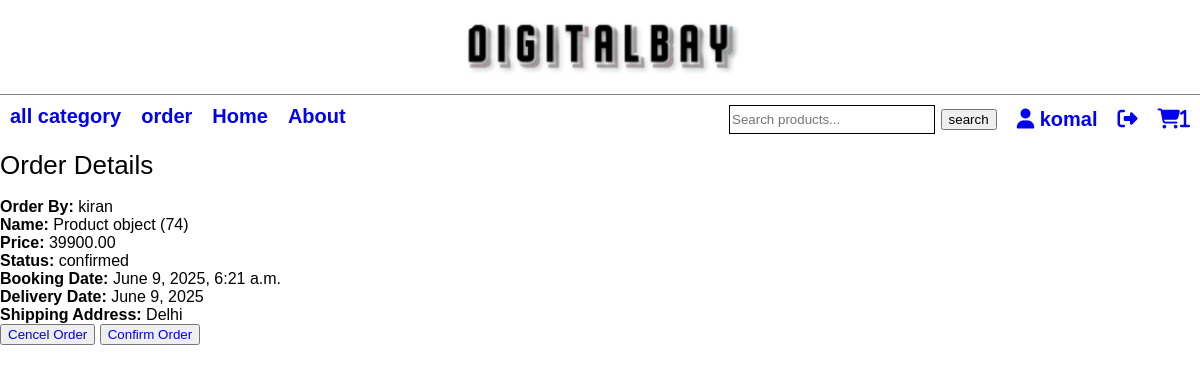
The app's page /order_detail/30/ (signed in) with its own data.
### app/models.py (models this page shows)
class Order(models.Model):
    STATUS = [
    ('pending', 'pending'),
    ('confirmed', 'confirmed'),
    ('cancelled', 'cancelled'),
    ]
    product = models.ForeignKey(Product, on_delete=models.CASCADE, null=True, blank=True)
    user = models.ForeignKey(User, on_delete=models.CASCADE)
    price = models.DecimalField(max_digits=10, decimal_places=2)
    quantity = models.IntegerField()
    booking_date = models.DateTimeField(auto_now_add=True)
    delivery_date = models.DateField(default=get_delivery_date)
    status = models.CharField(max_length=10, choices=STATUS, default='pending')
    shipping_address = models.TextField()
    cancel_reason = models.TextField(null=True, blank=True)

class Product(models.Model):
    user = models.ForeignKey(User,on_delete=models.CASCADE)
    cat = models.ForeignKey(Category, on_delete=models.CASCADE, null=True, blank=True)
    is_available = models.BooleanField(default=True)
    stock = models.IntegerField(default=100)
    category_name = models.TextField(null=True)
    links = models.TextField(blank=True, null=True)
    title = models.TextField(blank=True, null=True)
    price = models.TextField(blank=True, null=True)
    dis_price = models.TextField(blank=True, null=True)
    description = models.TextField(blank=True, null=True)
    image_list = models.TextField(blank=True, null=True)
    sales_package = models.TextField(db_column='Sales_Package', blank=True, null=True)  # Field name made lowercase.
    model_number = models.TextField(db_column='Model_Number', blank=True, null=True)  # Field name made lowercase.
    part_number = models.TextField(db_column='Part_Number', blank=True, null=True)  # Field name made lowercase.
    model_name = models.TextField(db_column='Model_Name', blank=True, null=True)  # Field name made lowercase.
    series = models.TextField(db_column='Series', blank=True, null=True)  # Field name made lowercase.
    color = models.TextField(db_column='Color', blank=True, null=True)  # Field name made lowercase.
    type = models.TextField(db_column='Type', blank=True, null=True)  # Field name made lowercase.
    suitable_for = models.TextField(db_column='Suitable_For', blank=True, null=True)  # Field name made lowercase.
    power_supply = models.TextField(db_column='Power_Supply', blank=True, null=True)  # Field name made lowercase.
    battery_cell = models.TextField(db_column='Battery_Cell', blank=True, null=True)  # Field name made lowercase.
    ms_office_provided = models.TextField(db_column='MS_Office_Provided', blank=True, null=True)  # Field name made lowercase.
    processor_brand = models.TextField(db_column='Processor_Brand', blank=True, null=True)  # Field name made lowercase.
    processor_name = models.TextField(db_column='Processor_Name', blank=True, null=True)  # Field name made lowercase.
    ssd = models.TextField(db_column='SSD', blank=True, null=True)  # Field name made lowercase.
    ssd_capacity = models.TextField(db_column='SSD_Capacity', blank=True, null=True)  # Field name made lowercase.
    ram = models.TextField(db_column='RAM', blank=True, null=True)  # Field name made lowercase.
    ram_type = models.TextField(db_column='RAM_Type', blank=True, null=True)  # Field name made lowercase.
    processor_variant = models.TextField(db_column='Processor_Variant', blank=True, null=True)  # Field name made lowercase.
    clock_speed = models.TextField(db_column='Clock_Speed', blank=True, null=True)  # Field name made lowercase.
    graphic_processor = models.TextField(db_column='Graphic_Processor', blank=True, null=True)  # Field name made lowercase.
    storage_type = models.TextField(db_column='Storage_Type', blank=True, null=True)  # Field name made lowercase.
    operating_system = models.TextField(db_column='Operating_System', blank=True, null=True)  # Field name made lowercase.
    usb_port = models.TextField(db_column='USB_Port', blank=True, null=True)  # Field name made lowercase.
    hdmi_port = models.TextField(db_column='HDMI_Port', blank=True, null=True)  # Field name made lowercase.
    touchscreen = models.TextField(db_column='Touchscreen', blank=True, null=True)  # Field name made lowercase.
    screen_size = models.TextField(db_column='Screen_Size', blank=True, null=True)  # Field name made lowercase.
    screen_resolution = models.TextField(db_column='Screen_Resolution', blank=True, null=True)  # Field name made lowercase.
    screen_type = models.TextField(db_column='Screen_Type', blank=True, null=True)  # Field name made lowercase.
    speakers = models.TextField(db_column='Speakers', blank=True, null=True)  # Field name made lowercase.
    internal_mic = models.TextField(db_column='Internal_Mic', blank=True, null=True)  # Field name made lowercase.
    wireless_lan = models.TextField(db_column='Wireless_LAN', blank=True, null=True)  # Field name made lowercase.
    bluetooth = models.TextField(db_column='Bluetooth', blank=True, null=True)  # Field name made lowercase.
    dimensions = models.TextField(db_column='Dimensions', blank=True, null=True)  # Field name made lowercase.
    weight = models.TextField(db_column='Weight', blank=True, null=True)  # Field name made lowercase.
    disk_drive = models.TextField(db_column='Disk_Drive', blank=True, null=True)  # Field name made lowercase.
    web_camera = models.TextField(db_column='Web_Camera', blank=True, null=True)  # Field name made lowercase.
    keyboard = models.TextField(db_column='Keyboard', blank=True, null=True)  # Field name made lowercase.
    backlit_keyboard = models.TextField(db_column='Backlit_Keyboard', blank=True, null=True)  # Field name made lowercase.
    warranty_summary = models.TextField(db_column='Warranty_Summary', blank=True, null=True)  # Field name made lowercase.
    warranty_service_type = models.TextField(db_column='Warranty_Service_Type', blank=True, null=True)  # Field name made lowercase.
    covered_in_warranty = models.TextField(db_column='Covered_in_Warranty', blank=True, null=True)  # Field name made lowercase.
    not_covered_in_warranty = models.TextField(db_column='Not_Covered_in_Warranty', blank=True, null=True)  # Field name made lowercase.
    emmc_storage_capacity = models.TextField(db_column='EMMC_Storage_Capacity', blank=True, null=True)  # Field name made lowercase.
    battery_backup = models.TextField(db_column='Battery_Backup', blank=True, null=True)  # Field name made lowercase.
    number_of_cores = models.TextField(db_column='Number_of_Cores', blank=True, null=True)  # Field name made lowercase.
    mic_in = models.TextField(db_column='Mic_In', blank=True, null=True)  # Field name made lowercase.
    sound_properties = models.TextField(db_column='Sound_Properties', blank=True, null=True)  # Field name made lowercase.
    pointer_device = models.TextField(db_column='Pointer_Device', blank=True, null=True)  # Field name made lowercase.
    included_software = models.TextField(db_column='Included_Software', blank=True, null=True)  # Field name made lowercase.
    additional_features = models.TextField(db_column='Additional_Features', blank=True, null=True)  # Field name made lowercase.
    domestic_warranty = models.TextField(db_column='Domestic_Warranty', blank=True, null=True)  # Field name made lowercase.
    expandable_memory = models.TextField(db_column='Expandable_Memory', blank=True, null=True)  # Field name made lowercase.
    processor_generation = models.TextField(db_column='Processor_Generation', blank=True, null=True)  # Field name made lowercase.
    finger_print_sensor = models.TextField(db_column='Finger_Print_Sensor', blank=True, null=True)  # Field name made lowercase.
    ram_frequency = models.TextField(db_column='RAM_Frequency', blank=True, null=True)  # Field name made lowercase.
    cache = models.TextField(db_column='Cache', blank=True, null=True)  # Field name made lowercase.
    multi_card_slot = models.TextField(db_column='Multi_Card_Slot', blank=True, null=True)  # Field name made lowercase.
    hardware_interface = models.TextField(db_column='Hardware_Interface', blank=True, null=True)  # Field name made lowercase.
    refresh_rate = models.TextField(db_column='Refresh_Rate', blank=True, null=True)  # Field name made lowercase.
    dedicated_graphic_memory_type = models.TextField(db_column='Dedicated_Graphic_Memory_Type', blank=True, null=True)  # Field name made lowercase.
    dedicated_graphic_memory_capacity = models.TextField(db_column='Dedicated_Graphic_Memory_Capacity', blank=True, null=True)  # Field name made lowercase.
    face_recognition = models.TextField(db_column='Face_Recognition', blank=True, null=True)  # Field name made lowercase.
    memory_slots = models.TextField(db_column='Memory_Slots', blank=True, null=True)  # Field name made lowercase.
    supported_operating_system = models.TextField(db_column='Supported_Operating_System', blank=True, null=True)  # Field name made lowercase.
    rj11 = models.TextField(db_column='RJ11', blank=True, null=True)  # Field name made lowercase.
    rj45 = models.TextField(db_column='RJ45', blank=True, null=True)  # Field name made lowercase.

### app/views.py (the view)
# urls.py: path('order_detail/<int:id>/',order_detail),
@login_required(login_url='/userlogin')
def order_detail(request,id):
    try:
        profile = Profile.objects.get(user=request.user)
        if Profile.is_vendor:
            order = Order.objects.get(id=id)
    except Profile.DoesNotExist:
        return HttpResponseRedirect('/')
    return render(request, 'order_detail.html', {'order':order})

### app/context_processors.py (called while the page is built)
def cart_count(request):
    if request.user.is_authenticated:
        return {'cart_items_count': Cart.objects.filter(user=request.user).count()}
    return {'cart_items_count': 0}

### Template/order_detail.html (shortened to what this page needs)
{% include 'navbar.html' %}
{% load static %}
<!DOCTYPE html>
<html lang="en">
<head>
    <link rel="stylesheet" href="{% static 'home.css' %}">
</head>
<body>
    <div class="nav-margin">
        <h1>Order Details </h1>
        <div>
            <strong>Order By: </strong> {{ order.user }} <br>
            <strong>Name: </strong> {{ order.product }} <br>
            <strong>Price:</strong> {{ order.price }} <br>
            <strong>Status: </strong> {{ order.status }} <br>
            <strong>Booking Date: </strong> {{ order.booking_date }} <br>
            <strong>Delivery Date: </strong> {{ order.delivery_date }} <br>
            <strong>Shipping Address: </strong> {{ order.shipping_address }} <br>
            {% if user.profile.is_vendor == 0  %}
                <button><a href="/cancel_order/{{order.id}}">Cencel Order</a></button>
                <button><a href="/confirm_order/{{order.id}}">Confirm Order</a></button>
                {% endif %}
        </div>
    </div>
</body>
</html>

### Template/navbar.html (shortened to what this page needs)
{% load static %}
<!DOCTYPE html>
<html lang="en">
<head>
    <link rel="stylesheet" href="{% static 'home.css'%}">
    <link rel="stylesheet" href="https://cdnjs.cloudflare.com/ajax/libs/font-awesome/6.7.2/css/all.min.css" />
</head>
<body>
    <div class="nav-bar">
        <div class="t-nav">
            <div class="t-logo">
                <a href="/"><img src="{% static 'images/slogo.png' %}" /></a>
            </div>
        </div>
        <div class="b-nav flex justify-between">
            <div class="left-nav flex gap">
                <div class="l-item">
                    <a href="/">all category</a>
                </div>
                <div class="l-item">
                    <a href="/order_history/">order</a>
                </div>
                <div class="l-item">
                    <a href="/">Home</a>
                </div>
                <div class="l-item">
                    <a href="/">About</a>
                </div>
            </div>
            <div class="right-nav flex gap">
                <div class="r-item">
                    <form >
                        <input class="search-bar" type="text" name="search" placeholder="Search products...">
                        <button type="submit">search</button>
                    </form>
                </div>
                <div class="r-item">
                    {% if user.is_authenticated %}
                    <a href="/userprofile">
                        <i class="fa-solid fa-user" title="{{user.username}}"></i>
                        {{user.username}}
                    </a>
                    {% else %}
                    <a href="/userlogin"> Login
                    <i class="fa-solid fa-user"></i></a>
                    {% endif %}
                </div>
                <div class="r-item">
                    <a href="/userlogout/">
                    <i class="fa-solid fa-right-from-bracket"></i></a>
                </div>
                <div class="r-item">
                    <a href="/show_cart/">
                        <i class="fa-solid fa-cart-shopping">{{ cart_items_count }}</i>
                    </a>
                </div>
            </div>
        </div>
    </div>
</body>
</html>

### app/static/home.css (style rules this page uses)
body { margin: 0; padding: 0; font-family: Arial, Helvetica, sans-serif; }
.nav-bar { overflow: hidden; background-color: white; position: fixed; top: 0; width: 100%; z-index: 1; }
.nav-margin { margin-top: 150px; }
.flex { display: flex; flex-wrap: wrap; }
.justify-between { justify-content:space-between; }
.t-logo { display: flex; justify-content: center; border-bottom: 1px solid grey; }
.t-logo img { height: 90px; }
.gap { gap: 20px; }
.b-nav { margin: 10px; }
.l-item { font-size: 20px; font-weight: bold; }
.r-item { font-size: 20px; font-weight: bold; align-content: center; }
a { text-decoration: none; }
.search-bar { width: 200px; height: 25px; border: 1px solid black; outline: none; }
h1 { font-size: 26px; font-weight: 100; }

### records on screen
Order: user "kiran", product "Product object (74)", price "39900.00", status "confirmed", booking_date "June 9, 2025, 6:21 a.m.", delivery_date "June 9, 2025", shipping_address "Delhi"

### other values on screen
{{ user.username }} "komal"
{{ cart_items_count }} "1"
